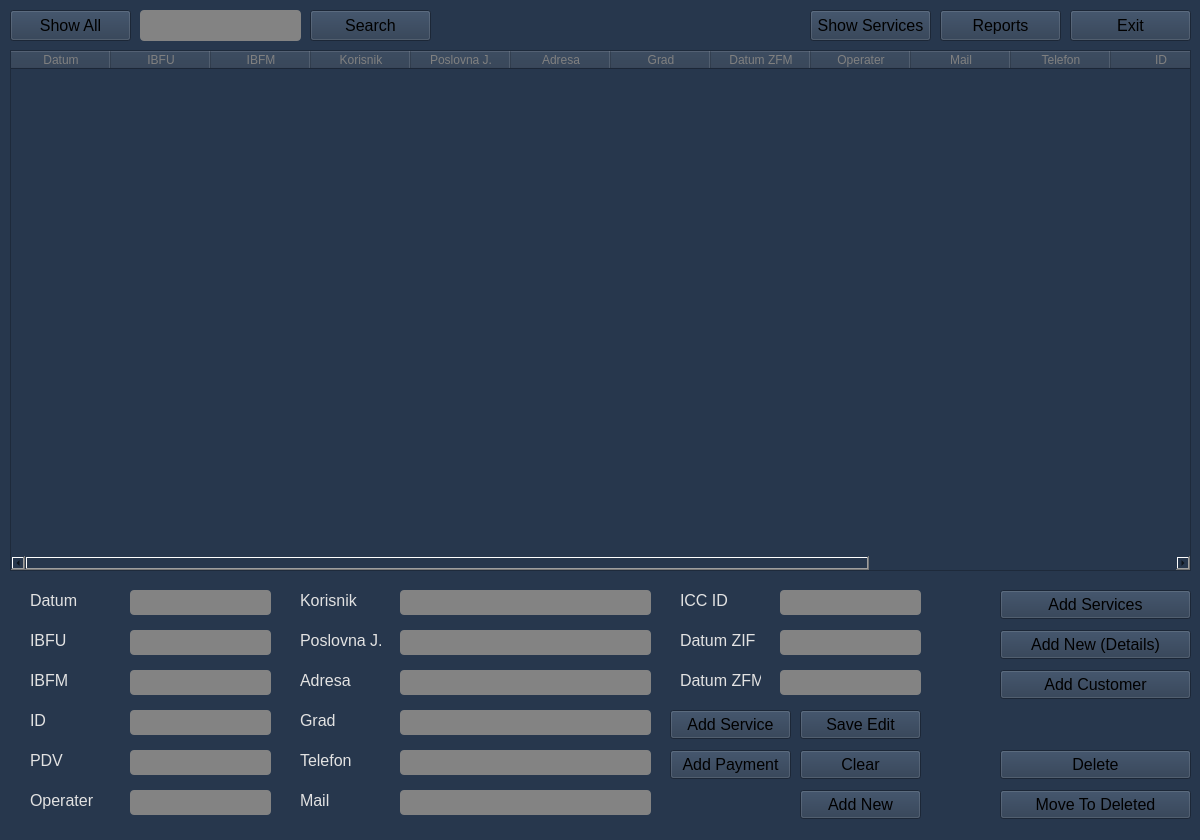
<?xml version="1.0" encoding="UTF-8"?>
<ui version="4.0">
 <class>Form</class>
 <widget class="QWidget" name="Form">
  <property name="geometry">
   <rect>
    <x>0</x>
    <y>0</y>
    <width>1200</width>
    <height>840</height>
   </rect>
  </property>
  <property name="windowTitle">
   <string>Form</string>
  </property>
  <property name="styleSheet">
   <string notr="true">background-color: rgb(39, 55, 77);</string>
  </property>
  <widget class="QTableWidget" name="show_table">
   <property name="geometry">
    <rect>
     <x>10</x>
     <y>50</y>
     <width>1181</width>
     <height>521</height>
    </rect>
   </property>
   <property name="font">
    <font>
     <pointsize>11</pointsize>
    </font>
   </property>
   <property name="styleSheet">
    <string notr="true">color: grey;</string>
   </property>
   <property name="horizontalScrollBarPolicy">
    <enum>Qt::ScrollBarAsNeeded</enum>
   </property>
   <property name="sizeAdjustPolicy">
    <enum>QAbstractScrollArea::AdjustToContentsOnFirstShow</enum>
   </property>
   <property name="horizontalScrollMode">
    <enum>QAbstractItemView::ScrollPerItem</enum>
   </property>
   <property name="wordWrap">
    <bool>true</bool>
   </property>
   <attribute name="horizontalHeaderVisible">
    <bool>true</bool>
   </attribute>
   <attribute name="horizontalHeaderCascadingSectionResizes">
    <bool>true</bool>
   </attribute>
   <attribute name="horizontalHeaderMinimumSectionSize">
    <number>60</number>
   </attribute>
   <attribute name="horizontalHeaderDefaultSectionSize">
    <number>100</number>
   </attribute>
   <attribute name="horizontalHeaderHighlightSections">
    <bool>false</bool>
   </attribute>
   <attribute name="horizontalHeaderShowSortIndicator" stdset="0">
    <bool>false</bool>
   </attribute>
   <attribute name="horizontalHeaderStretchLastSection">
    <bool>false</bool>
   </attribute>
   <column>
    <property name="text">
     <string>Datum</string>
    </property>
   </column>
   <column>
    <property name="text">
     <string>IBFU</string>
    </property>
   </column>
   <column>
    <property name="text">
     <string>IBFM</string>
    </property>
   </column>
   <column>
    <property name="text">
     <string>Korisnik</string>
    </property>
   </column>
   <column>
    <property name="text">
     <string>Poslovna J.</string>
    </property>
   </column>
   <column>
    <property name="text">
     <string>Adresa</string>
    </property>
   </column>
   <column>
    <property name="text">
     <string>Grad</string>
    </property>
   </column>
   <column>
    <property name="text">
     <string>Datum ZFM</string>
    </property>
   </column>
   <column>
    <property name="text">
     <string>Operater</string>
    </property>
   </column>
   <column>
    <property name="text">
     <string>Mail</string>
    </property>
   </column>
   <column>
    <property name="text">
     <string>Telefon</string>
    </property>
   </column>
   <column>
    <property name="text">
     <string>ID</string>
    </property>
   </column>
   <column>
    <property name="text">
     <string>PDV</string>
    </property>
   </column>
   <column>
    <property name="text">
     <string>ICC ID</string>
    </property>
   </column>
   <column>
    <property name="text">
     <string>Datum ZIF</string>
    </property>
   </column>
  </widget>
  <widget class="QPushButton" name="show_btn">
   <property name="geometry">
    <rect>
     <x>10</x>
     <y>10</y>
     <width>121</width>
     <height>31</height>
    </rect>
   </property>
   <property name="font">
    <font>
     <pointsize>12</pointsize>
    </font>
   </property>
   <property name="styleSheet">
    <string notr="true"> QPushButton#show_btn:pressed {
     background-color: rgb(157, 178, 191);     
 };
background-color: rgb(82, 109, 130);
color: rgb(255, 255, 255);
border-radius: 5px;
</string>
   </property>
   <property name="text">
    <string>Show All</string>
   </property>
   <property name="checkable">
    <bool>false</bool>
   </property>
   <property name="autoDefault">
    <bool>true</bool>
   </property>
   <property name="default">
    <bool>false</bool>
   </property>
  </widget>
  <widget class="QLabel" name="ibfu_lbl">
   <property name="geometry">
    <rect>
     <x>30</x>
     <y>630</y>
     <width>81</width>
     <height>21</height>
    </rect>
   </property>
   <property name="text">
    <string>&lt;html&gt;&lt;head/&gt;&lt;body&gt;&lt;p&gt;&lt;span style=&quot; font-size:12pt; color:#e2e2e2;&quot;&gt;IBFU&lt;/span&gt;&lt;/p&gt;&lt;/body&gt;&lt;/html&gt;</string>
   </property>
  </widget>
  <widget class="QLabel" name="ibfm_lbl">
   <property name="geometry">
    <rect>
     <x>30</x>
     <y>670</y>
     <width>81</width>
     <height>21</height>
    </rect>
   </property>
   <property name="text">
    <string>&lt;html&gt;&lt;head/&gt;&lt;body&gt;&lt;p&gt;&lt;span style=&quot; font-size:12pt; color:#e2e2e2;&quot;&gt;IBFM&lt;/span&gt;&lt;/p&gt;&lt;/body&gt;&lt;/html&gt;</string>
   </property>
  </widget>
  <widget class="QLabel" name="id_lbl">
   <property name="geometry">
    <rect>
     <x>30</x>
     <y>710</y>
     <width>81</width>
     <height>21</height>
    </rect>
   </property>
   <property name="text">
    <string>&lt;html&gt;&lt;head/&gt;&lt;body&gt;&lt;p&gt;&lt;span style=&quot; font-size:12pt; color:#e2e2e2;&quot;&gt;ID&lt;/span&gt;&lt;/p&gt;&lt;/body&gt;&lt;/html&gt;</string>
   </property>
  </widget>
  <widget class="QLabel" name="pdv_lbl">
   <property name="geometry">
    <rect>
     <x>30</x>
     <y>750</y>
     <width>81</width>
     <height>21</height>
    </rect>
   </property>
   <property name="text">
    <string>&lt;html&gt;&lt;head/&gt;&lt;body&gt;&lt;p&gt;&lt;span style=&quot; font-size:12pt; color:#e2e2e2;&quot;&gt;PDV&lt;/span&gt;&lt;/p&gt;&lt;/body&gt;&lt;/html&gt;</string>
   </property>
  </widget>
  <widget class="QLineEdit" name="ibfu">
   <property name="geometry">
    <rect>
     <x>130</x>
     <y>630</y>
     <width>141</width>
     <height>25</height>
    </rect>
   </property>
   <property name="styleSheet">
    <string notr="true">background-color: rgb(131, 131, 131);
color: rgb(255, 255, 255);
border-radius: 4px;</string>
   </property>
   <property name="text">
    <string/>
   </property>
  </widget>
  <widget class="QLineEdit" name="ibfm">
   <property name="geometry">
    <rect>
     <x>130</x>
     <y>670</y>
     <width>141</width>
     <height>25</height>
    </rect>
   </property>
   <property name="styleSheet">
    <string notr="true">background-color: rgb(131, 131, 131);
color: rgb(255, 255, 255);
border-radius: 4px;</string>
   </property>
   <property name="text">
    <string/>
   </property>
  </widget>
  <widget class="QLineEdit" name="pdv_num">
   <property name="geometry">
    <rect>
     <x>130</x>
     <y>750</y>
     <width>141</width>
     <height>25</height>
    </rect>
   </property>
   <property name="styleSheet">
    <string notr="true">background-color: rgb(131, 131, 131);
color: rgb(255, 255, 255);
border-radius: 4px;</string>
   </property>
   <property name="text">
    <string/>
   </property>
  </widget>
  <widget class="QLineEdit" name="id_num">
   <property name="geometry">
    <rect>
     <x>130</x>
     <y>710</y>
     <width>141</width>
     <height>25</height>
    </rect>
   </property>
   <property name="styleSheet">
    <string notr="true">background-color: rgb(131, 131, 131);
color: rgb(255, 255, 255);
border-radius: 4px;</string>
   </property>
   <property name="text">
    <string/>
   </property>
  </widget>
  <widget class="QLabel" name="korisnik_lbl">
   <property name="geometry">
    <rect>
     <x>300</x>
     <y>590</y>
     <width>81</width>
     <height>21</height>
    </rect>
   </property>
   <property name="text">
    <string>&lt;html&gt;&lt;head/&gt;&lt;body&gt;&lt;p&gt;&lt;span style=&quot; font-size:12pt; color:#e2e2e2;&quot;&gt;Korisnik&lt;/span&gt;&lt;/p&gt;&lt;/body&gt;&lt;/html&gt;</string>
   </property>
  </widget>
  <widget class="QLineEdit" name="korisnik">
   <property name="geometry">
    <rect>
     <x>400</x>
     <y>590</y>
     <width>251</width>
     <height>25</height>
    </rect>
   </property>
   <property name="styleSheet">
    <string notr="true">background-color: rgb(131, 131, 131);
color: rgb(255, 255, 255);
border-radius: 4px;</string>
   </property>
   <property name="text">
    <string/>
   </property>
  </widget>
  <widget class="QLabel" name="pj_lbl">
   <property name="geometry">
    <rect>
     <x>300</x>
     <y>630</y>
     <width>81</width>
     <height>21</height>
    </rect>
   </property>
   <property name="text">
    <string>&lt;html&gt;&lt;head/&gt;&lt;body&gt;&lt;p&gt;&lt;span style=&quot; font-size:12pt; color:#e2e2e2;&quot;&gt;Poslovna J.&lt;/span&gt;&lt;/p&gt;&lt;/body&gt;&lt;/html&gt;</string>
   </property>
  </widget>
  <widget class="QLineEdit" name="poslovna_j">
   <property name="geometry">
    <rect>
     <x>400</x>
     <y>630</y>
     <width>251</width>
     <height>25</height>
    </rect>
   </property>
   <property name="styleSheet">
    <string notr="true">background-color: rgb(131, 131, 131);
color: rgb(255, 255, 255);
border-radius: 4px;</string>
   </property>
   <property name="text">
    <string/>
   </property>
  </widget>
  <widget class="QLabel" name="adresa_lbl">
   <property name="geometry">
    <rect>
     <x>300</x>
     <y>670</y>
     <width>81</width>
     <height>21</height>
    </rect>
   </property>
   <property name="text">
    <string>&lt;html&gt;&lt;head/&gt;&lt;body&gt;&lt;p&gt;&lt;span style=&quot; font-size:12pt; color:#e2e2e2;&quot;&gt;Adresa&lt;/span&gt;&lt;/p&gt;&lt;/body&gt;&lt;/html&gt;</string>
   </property>
  </widget>
  <widget class="QLineEdit" name="adresa">
   <property name="geometry">
    <rect>
     <x>400</x>
     <y>670</y>
     <width>251</width>
     <height>25</height>
    </rect>
   </property>
   <property name="styleSheet">
    <string notr="true">background-color: rgb(131, 131, 131);
color: rgb(255, 255, 255);
border-radius: 4px;</string>
   </property>
   <property name="text">
    <string/>
   </property>
  </widget>
  <widget class="QLabel" name="telefon_lbl">
   <property name="geometry">
    <rect>
     <x>300</x>
     <y>750</y>
     <width>81</width>
     <height>21</height>
    </rect>
   </property>
   <property name="text">
    <string>&lt;html&gt;&lt;head/&gt;&lt;body&gt;&lt;p&gt;&lt;span style=&quot; font-size:12pt; color:#e2e2e2;&quot;&gt;Telefon&lt;/span&gt;&lt;/p&gt;&lt;/body&gt;&lt;/html&gt;</string>
   </property>
  </widget>
  <widget class="QLineEdit" name="telefon">
   <property name="geometry">
    <rect>
     <x>400</x>
     <y>750</y>
     <width>251</width>
     <height>25</height>
    </rect>
   </property>
   <property name="styleSheet">
    <string notr="true">background-color: rgb(131, 131, 131);
color: rgb(255, 255, 255);
border-radius: 4px;</string>
   </property>
   <property name="text">
    <string/>
   </property>
  </widget>
  <widget class="QLabel" name="mail_lbl">
   <property name="geometry">
    <rect>
     <x>300</x>
     <y>790</y>
     <width>81</width>
     <height>21</height>
    </rect>
   </property>
   <property name="text">
    <string>&lt;html&gt;&lt;head/&gt;&lt;body&gt;&lt;p&gt;&lt;span style=&quot; font-size:12pt; color:#e2e2e2;&quot;&gt;Mail&lt;/span&gt;&lt;/p&gt;&lt;/body&gt;&lt;/html&gt;</string>
   </property>
  </widget>
  <widget class="QLineEdit" name="korisnik_mail">
   <property name="geometry">
    <rect>
     <x>400</x>
     <y>790</y>
     <width>251</width>
     <height>25</height>
    </rect>
   </property>
   <property name="styleSheet">
    <string notr="true">background-color: rgb(131, 131, 131);
color: rgb(255, 255, 255);
border-radius: 4px;</string>
   </property>
   <property name="text">
    <string/>
   </property>
  </widget>
  <widget class="QLabel" name="datum_lbl">
   <property name="geometry">
    <rect>
     <x>30</x>
     <y>590</y>
     <width>81</width>
     <height>21</height>
    </rect>
   </property>
   <property name="text">
    <string>&lt;html&gt;&lt;head/&gt;&lt;body&gt;&lt;p&gt;&lt;span style=&quot; font-size:12pt; color:#e2e2e2;&quot;&gt;Datum&lt;/span&gt;&lt;/p&gt;&lt;/body&gt;&lt;/html&gt;</string>
   </property>
  </widget>
  <widget class="QLineEdit" name="datum">
   <property name="geometry">
    <rect>
     <x>130</x>
     <y>590</y>
     <width>141</width>
     <height>25</height>
    </rect>
   </property>
   <property name="styleSheet">
    <string notr="true">background-color: rgb(131, 131, 131);
color: rgb(255, 255, 255);
border-radius: 4px;</string>
   </property>
   <property name="text">
    <string/>
   </property>
  </widget>
  <widget class="QLabel" name="operater_lbl">
   <property name="geometry">
    <rect>
     <x>30</x>
     <y>790</y>
     <width>81</width>
     <height>21</height>
    </rect>
   </property>
   <property name="text">
    <string>&lt;html&gt;&lt;head/&gt;&lt;body&gt;&lt;p&gt;&lt;span style=&quot; font-size:12pt; color:#e2e2e2;&quot;&gt;Operater&lt;/span&gt;&lt;/p&gt;&lt;/body&gt;&lt;/html&gt;</string>
   </property>
  </widget>
  <widget class="QLabel" name="iccid_lbl">
   <property name="geometry">
    <rect>
     <x>680</x>
     <y>590</y>
     <width>81</width>
     <height>21</height>
    </rect>
   </property>
   <property name="text">
    <string>&lt;html&gt;&lt;head/&gt;&lt;body&gt;&lt;p&gt;&lt;span style=&quot; font-size:12pt; color:#e2e2e2;&quot;&gt;ICC ID&lt;/span&gt;&lt;/p&gt;&lt;/body&gt;&lt;/html&gt;</string>
   </property>
  </widget>
  <widget class="QLabel" name="datumzfm_lbl">
   <property name="geometry">
    <rect>
     <x>680</x>
     <y>670</y>
     <width>81</width>
     <height>21</height>
    </rect>
   </property>
   <property name="text">
    <string>&lt;html&gt;&lt;head/&gt;&lt;body&gt;&lt;p&gt;&lt;span style=&quot; font-size:12pt; color:#e2e2e2;&quot;&gt;Datum ZFM&lt;/span&gt;&lt;/p&gt;&lt;/body&gt;&lt;/html&gt;</string>
   </property>
  </widget>
  <widget class="QLineEdit" name="operater">
   <property name="geometry">
    <rect>
     <x>130</x>
     <y>790</y>
     <width>141</width>
     <height>25</height>
    </rect>
   </property>
   <property name="styleSheet">
    <string notr="true">background-color: rgb(131, 131, 131);
color: rgb(255, 255, 255);
border-radius: 4px;</string>
   </property>
   <property name="text">
    <string/>
   </property>
  </widget>
  <widget class="QLineEdit" name="iccid">
   <property name="geometry">
    <rect>
     <x>780</x>
     <y>590</y>
     <width>141</width>
     <height>25</height>
    </rect>
   </property>
   <property name="styleSheet">
    <string notr="true">background-color: rgb(131, 131, 131);
color: rgb(255, 255, 255);
border-radius: 4px;</string>
   </property>
   <property name="text">
    <string/>
   </property>
  </widget>
  <widget class="QLineEdit" name="datum_zfm">
   <property name="geometry">
    <rect>
     <x>780</x>
     <y>670</y>
     <width>141</width>
     <height>25</height>
    </rect>
   </property>
   <property name="styleSheet">
    <string notr="true">background-color: rgb(131, 131, 131);
color: rgb(255, 255, 255);
border-radius: 4px;</string>
   </property>
   <property name="text">
    <string/>
   </property>
  </widget>
  <widget class="QPushButton" name="clear_btn">
   <property name="geometry">
    <rect>
     <x>800</x>
     <y>750</y>
     <width>121</width>
     <height>29</height>
    </rect>
   </property>
   <property name="font">
    <font>
     <pointsize>12</pointsize>
    </font>
   </property>
   <property name="styleSheet">
    <string notr="true"> QPushButton#login_btn:pressed {
     background-color: rgb(157, 178, 191);     
 };
background-color: rgb(82, 109, 130);
color: rgb(255, 255, 255);
border-radius: 5px;
</string>
   </property>
   <property name="text">
    <string>Clear</string>
   </property>
   <property name="checkable">
    <bool>false</bool>
   </property>
   <property name="default">
    <bool>false</bool>
   </property>
  </widget>
  <widget class="QPushButton" name="save_btn">
   <property name="geometry">
    <rect>
     <x>800</x>
     <y>710</y>
     <width>121</width>
     <height>29</height>
    </rect>
   </property>
   <property name="font">
    <font>
     <pointsize>12</pointsize>
    </font>
   </property>
   <property name="styleSheet">
    <string notr="true"> QPushButton#login_btn:pressed {
     background-color: rgb(157, 178, 191);     
 };
background-color: rgb(82, 109, 130);
color: rgb(255, 255, 255);
border-radius: 5px;
</string>
   </property>
   <property name="text">
    <string>Save Edit</string>
   </property>
   <property name="checkable">
    <bool>false</bool>
   </property>
   <property name="default">
    <bool>false</bool>
   </property>
  </widget>
  <widget class="QPushButton" name="add_new_btn">
   <property name="geometry">
    <rect>
     <x>800</x>
     <y>790</y>
     <width>121</width>
     <height>29</height>
    </rect>
   </property>
   <property name="font">
    <font>
     <pointsize>12</pointsize>
    </font>
   </property>
   <property name="styleSheet">
    <string notr="true"> QPushButton#login_btn:pressed {
     background-color: rgb(157, 178, 191);     
 };
background-color: rgb(82, 109, 130);
color: rgb(255, 255, 255);
border-radius: 5px;
</string>
   </property>
   <property name="text">
    <string>Add New</string>
   </property>
   <property name="checkable">
    <bool>false</bool>
   </property>
   <property name="default">
    <bool>false</bool>
   </property>
  </widget>
  <widget class="QPushButton" name="exit_btn">
   <property name="geometry">
    <rect>
     <x>1070</x>
     <y>10</y>
     <width>121</width>
     <height>31</height>
    </rect>
   </property>
   <property name="font">
    <font>
     <pointsize>12</pointsize>
    </font>
   </property>
   <property name="styleSheet">
    <string notr="true"> QPushButton#login_btn:pressed {
     background-color: rgb(157, 178, 191);     
 };
background-color: rgb(82, 109, 130);
color: rgb(255, 255, 255);
border-radius: 5px;
</string>
   </property>
   <property name="text">
    <string>Exit</string>
   </property>
   <property name="checkable">
    <bool>false</bool>
   </property>
   <property name="default">
    <bool>false</bool>
   </property>
  </widget>
  <widget class="QPushButton" name="show_services_btn">
   <property name="geometry">
    <rect>
     <x>810</x>
     <y>10</y>
     <width>121</width>
     <height>31</height>
    </rect>
   </property>
   <property name="font">
    <font>
     <pointsize>12</pointsize>
    </font>
   </property>
   <property name="styleSheet">
    <string notr="true"> QPushButton#login_btn:pressed {
     background-color: rgb(157, 178, 191);     
 };
background-color: rgb(82, 109, 130);
color: rgb(255, 255, 255);
border-radius: 5px;
</string>
   </property>
   <property name="text">
    <string>Show Services</string>
   </property>
   <property name="checkable">
    <bool>false</bool>
   </property>
   <property name="default">
    <bool>false</bool>
   </property>
  </widget>
  <widget class="QLineEdit" name="search_lbl">
   <property name="geometry">
    <rect>
     <x>140</x>
     <y>10</y>
     <width>161</width>
     <height>31</height>
    </rect>
   </property>
   <property name="styleSheet">
    <string notr="true">background-color: rgb(131, 131, 131);
color: rgb(255, 255, 255);
border-radius: 4px;</string>
   </property>
   <property name="text">
    <string/>
   </property>
  </widget>
  <widget class="QPushButton" name="search_btn">
   <property name="geometry">
    <rect>
     <x>310</x>
     <y>10</y>
     <width>121</width>
     <height>31</height>
    </rect>
   </property>
   <property name="font">
    <font>
     <pointsize>12</pointsize>
    </font>
   </property>
   <property name="styleSheet">
    <string notr="true"> QPushButton#login_btn:pressed {
     background-color: rgb(157, 178, 191);     
 };
background-color: rgb(82, 109, 130);
color: rgb(255, 255, 255);
border-radius: 5px;
</string>
   </property>
   <property name="text">
    <string>Search</string>
   </property>
   <property name="checkable">
    <bool>false</bool>
   </property>
   <property name="default">
    <bool>false</bool>
   </property>
  </widget>
  <widget class="QPushButton" name="add_services_btn">
   <property name="geometry">
    <rect>
     <x>1000</x>
     <y>590</y>
     <width>191</width>
     <height>29</height>
    </rect>
   </property>
   <property name="font">
    <font>
     <pointsize>12</pointsize>
    </font>
   </property>
   <property name="styleSheet">
    <string notr="true"> QPushButton#login_btn:pressed {
     background-color: rgb(157, 178, 191);     
 };
background-color: rgb(82, 109, 130);
color: rgb(255, 255, 255);
border-radius: 5px;
</string>
   </property>
   <property name="text">
    <string>Add Services</string>
   </property>
   <property name="checkable">
    <bool>false</bool>
   </property>
   <property name="default">
    <bool>false</bool>
   </property>
  </widget>
  <widget class="QPushButton" name="add_details_btn">
   <property name="geometry">
    <rect>
     <x>1000</x>
     <y>630</y>
     <width>191</width>
     <height>29</height>
    </rect>
   </property>
   <property name="font">
    <font>
     <pointsize>12</pointsize>
    </font>
   </property>
   <property name="styleSheet">
    <string notr="true"> QPushButton#login_btn:pressed {
     background-color: rgb(157, 178, 191);     
 };
background-color: rgb(82, 109, 130);
color: rgb(255, 255, 255);
border-radius: 5px;
</string>
   </property>
   <property name="text">
    <string>Add New (Details)</string>
   </property>
   <property name="checkable">
    <bool>false</bool>
   </property>
   <property name="default">
    <bool>false</bool>
   </property>
  </widget>
  <widget class="QPushButton" name="move_btn">
   <property name="geometry">
    <rect>
     <x>1000</x>
     <y>790</y>
     <width>191</width>
     <height>29</height>
    </rect>
   </property>
   <property name="font">
    <font>
     <pointsize>12</pointsize>
    </font>
   </property>
   <property name="styleSheet">
    <string notr="true"> QPushButton#login_btn:pressed {
     background-color: rgb(157, 178, 191);     
 };
background-color: rgb(82, 109, 130);
color: rgb(255, 255, 255);
border-radius: 5px;
</string>
   </property>
   <property name="text">
    <string>Move To Deleted</string>
   </property>
   <property name="checkable">
    <bool>false</bool>
   </property>
   <property name="default">
    <bool>false</bool>
   </property>
  </widget>
  <widget class="QPushButton" name="customer_btn">
   <property name="geometry">
    <rect>
     <x>1000</x>
     <y>670</y>
     <width>191</width>
     <height>29</height>
    </rect>
   </property>
   <property name="font">
    <font>
     <pointsize>12</pointsize>
    </font>
   </property>
   <property name="styleSheet">
    <string notr="true"> QPushButton#login_btn:pressed {
     background-color: rgb(157, 178, 191);     
 };
background-color: rgb(82, 109, 130);
color: rgb(255, 255, 255);
border-radius: 5px;
</string>
   </property>
   <property name="text">
    <string>Add Customer</string>
   </property>
   <property name="checkable">
    <bool>false</bool>
   </property>
   <property name="default">
    <bool>false</bool>
   </property>
  </widget>
  <widget class="QLabel" name="grad_lbl">
   <property name="geometry">
    <rect>
     <x>300</x>
     <y>710</y>
     <width>81</width>
     <height>21</height>
    </rect>
   </property>
   <property name="text">
    <string>&lt;html&gt;&lt;head/&gt;&lt;body&gt;&lt;p&gt;&lt;span style=&quot; font-size:12pt; color:#e2e2e2;&quot;&gt;Grad&lt;/span&gt;&lt;/p&gt;&lt;/body&gt;&lt;/html&gt;</string>
   </property>
  </widget>
  <widget class="QLineEdit" name="grad">
   <property name="geometry">
    <rect>
     <x>400</x>
     <y>710</y>
     <width>251</width>
     <height>25</height>
    </rect>
   </property>
   <property name="styleSheet">
    <string notr="true">background-color: rgb(131, 131, 131);
color: rgb(255, 255, 255);
border-radius: 4px;</string>
   </property>
   <property name="text">
    <string/>
   </property>
  </widget>
  <widget class="QLineEdit" name="datum_zif">
   <property name="geometry">
    <rect>
     <x>780</x>
     <y>630</y>
     <width>141</width>
     <height>25</height>
    </rect>
   </property>
   <property name="styleSheet">
    <string notr="true">background-color: rgb(131, 131, 131);
color: rgb(255, 255, 255);
border-radius: 4px;</string>
   </property>
   <property name="text">
    <string/>
   </property>
  </widget>
  <widget class="QLabel" name="datumzif_lbl">
   <property name="geometry">
    <rect>
     <x>680</x>
     <y>630</y>
     <width>81</width>
     <height>21</height>
    </rect>
   </property>
   <property name="text">
    <string>&lt;html&gt;&lt;head/&gt;&lt;body&gt;&lt;p&gt;&lt;span style=&quot; font-size:12pt; color:#e2e2e2;&quot;&gt;Datum ZIF&lt;/span&gt;&lt;/p&gt;&lt;/body&gt;&lt;/html&gt;</string>
   </property>
  </widget>
  <widget class="QPushButton" name="delete_btn">
   <property name="geometry">
    <rect>
     <x>1000</x>
     <y>750</y>
     <width>191</width>
     <height>29</height>
    </rect>
   </property>
   <property name="font">
    <font>
     <pointsize>12</pointsize>
    </font>
   </property>
   <property name="styleSheet">
    <string notr="true"> QPushButton#login_btn:pressed {
     background-color: rgb(157, 178, 191);     
 };
background-color: rgb(82, 109, 130);
color: rgb(255, 255, 255);
border-radius: 5px;
</string>
   </property>
   <property name="text">
    <string>Delete</string>
   </property>
   <property name="checkable">
    <bool>false</bool>
   </property>
   <property name="default">
    <bool>false</bool>
   </property>
  </widget>
  <widget class="QPushButton" name="save_btn_2">
   <property name="geometry">
    <rect>
     <x>670</x>
     <y>710</y>
     <width>121</width>
     <height>29</height>
    </rect>
   </property>
   <property name="font">
    <font>
     <pointsize>12</pointsize>
    </font>
   </property>
   <property name="styleSheet">
    <string notr="true"> QPushButton#login_btn:pressed {
     background-color: rgb(157, 178, 191);     
 };
background-color: rgb(82, 109, 130);
color: rgb(255, 255, 255);
border-radius: 5px;
</string>
   </property>
   <property name="text">
    <string>Add Service</string>
   </property>
   <property name="checkable">
    <bool>false</bool>
   </property>
   <property name="default">
    <bool>false</bool>
   </property>
  </widget>
  <widget class="QPushButton" name="show_services_btn_2">
   <property name="geometry">
    <rect>
     <x>940</x>
     <y>10</y>
     <width>121</width>
     <height>31</height>
    </rect>
   </property>
   <property name="font">
    <font>
     <pointsize>12</pointsize>
    </font>
   </property>
   <property name="styleSheet">
    <string notr="true"> QPushButton#login_btn:pressed {
     background-color: rgb(157, 178, 191);     
 };
background-color: rgb(82, 109, 130);
color: rgb(255, 255, 255);
border-radius: 5px;
</string>
   </property>
   <property name="text">
    <string>Reports</string>
   </property>
   <property name="checkable">
    <bool>false</bool>
   </property>
   <property name="default">
    <bool>false</bool>
   </property>
  </widget>
  <widget class="QPushButton" name="save_btn_3">
   <property name="geometry">
    <rect>
     <x>670</x>
     <y>750</y>
     <width>121</width>
     <height>29</height>
    </rect>
   </property>
   <property name="font">
    <font>
     <pointsize>12</pointsize>
    </font>
   </property>
   <property name="styleSheet">
    <string notr="true"> QPushButton#login_btn:pressed {
     background-color: rgb(157, 178, 191);     
 };
background-color: rgb(82, 109, 130);
color: rgb(255, 255, 255);
border-radius: 5px;
</string>
   </property>
   <property name="text">
    <string>Add Payment</string>
   </property>
   <property name="checkable">
    <bool>false</bool>
   </property>
   <property name="default">
    <bool>false</bool>
   </property>
  </widget>
 </widget>
 <resources/>
 <connections/>
</ui>
